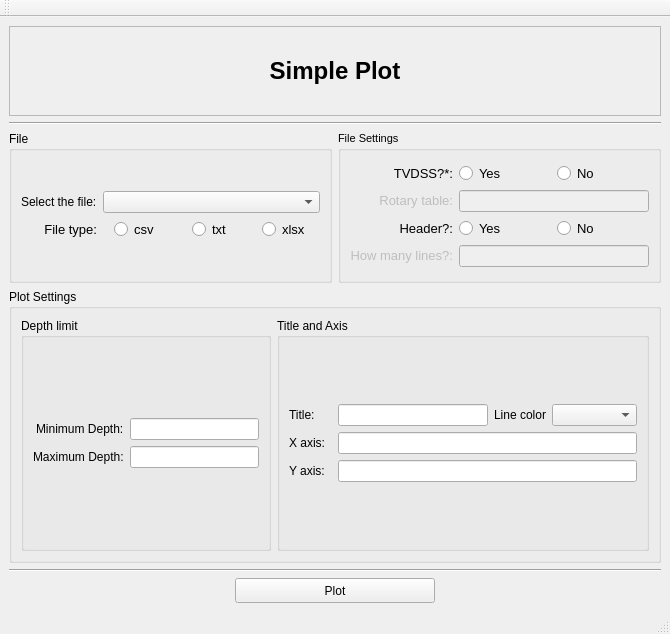
<?xml version="1.0" encoding="UTF-8"?>
<ui version="4.0">
 <class>SimplePlotWindow</class>
 <widget class="QMainWindow" name="SimplePlotWindow">
  <property name="geometry">
   <rect>
    <x>0</x>
    <y>0</y>
    <width>670</width>
    <height>634</height>
   </rect>
  </property>
  <property name="minimumSize">
   <size>
    <width>670</width>
    <height>530</height>
   </size>
  </property>
  <property name="maximumSize">
   <size>
    <width>16777215</width>
    <height>16777215</height>
   </size>
  </property>
  <property name="windowTitle">
   <string>MainWindow</string>
  </property>
  <property name="windowIcon">
   <iconset>
    <normaloff>../icon.ico</normaloff>../icon.ico</iconset>
  </property>
  <widget class="QWidget" name="centralwidget">
   <layout class="QGridLayout" name="gridLayout">
    <item row="0" column="0" colspan="2">
     <widget class="QFrame" name="titleFrame">
      <property name="maximumSize">
       <size>
        <width>16777215</width>
        <height>90</height>
       </size>
      </property>
      <property name="autoFillBackground">
       <bool>false</bool>
      </property>
      <property name="styleSheet">
       <string notr="true"/>
      </property>
      <property name="frameShape">
       <enum>QFrame::StyledPanel</enum>
      </property>
      <property name="frameShadow">
       <enum>QFrame::Raised</enum>
      </property>
      <layout class="QVBoxLayout" name="verticalLayout_6">
       <item>
        <widget class="QLabel" name="label">
         <property name="sizePolicy">
          <sizepolicy hsizetype="Expanding" vsizetype="Expanding">
           <horstretch>0</horstretch>
           <verstretch>0</verstretch>
          </sizepolicy>
         </property>
         <property name="font">
          <font>
           <pointsize>18</pointsize>
           <weight>75</weight>
           <bold>true</bold>
          </font>
         </property>
         <property name="text">
          <string>Simple Plot</string>
         </property>
         <property name="alignment">
          <set>Qt::AlignCenter</set>
         </property>
        </widget>
       </item>
      </layout>
     </widget>
    </item>
    <item row="2" column="0">
     <widget class="QGroupBox" name="selectFileGroupBox">
      <property name="maximumSize">
       <size>
        <width>16777215</width>
        <height>152</height>
       </size>
      </property>
      <property name="title">
       <string>File</string>
      </property>
      <property name="flat">
       <bool>false</bool>
      </property>
      <property name="checkable">
       <bool>false</bool>
      </property>
      <layout class="QVBoxLayout" name="verticalLayout">
       <item>
        <layout class="QGridLayout" name="gridLayout_2">
         <item row="0" column="0">
          <widget class="QLabel" name="label_2">
           <property name="mouseTracking">
            <bool>true</bool>
           </property>
           <property name="styleSheet">
            <string notr="true">QLabel {
	border: None
}</string>
           </property>
           <property name="text">
            <string>&lt;html&gt;&lt;head/&gt;&lt;body&gt;&lt;p align=&quot;right&quot;&gt;&lt;span style=&quot; font-size:10pt;&quot;&gt;Select the file:&lt;/span&gt;&lt;/p&gt;&lt;/body&gt;&lt;/html&gt;</string>
           </property>
          </widget>
         </item>
         <item row="1" column="3" alignment="Qt::AlignHCenter">
          <widget class="QRadioButton" name="xlsxRadioButton">
           <property name="enabled">
            <bool>true</bool>
           </property>
           <property name="font">
            <font>
             <pointsize>10</pointsize>
            </font>
           </property>
           <property name="text">
            <string>xlsx</string>
           </property>
           <attribute name="buttonGroup">
            <string notr="true">fileButtonGroup</string>
           </attribute>
          </widget>
         </item>
         <item row="1" column="0">
          <widget class="QLabel" name="label_3">
           <property name="font">
            <font>
             <pointsize>10</pointsize>
            </font>
           </property>
           <property name="mouseTracking">
            <bool>true</bool>
           </property>
           <property name="styleSheet">
            <string notr="true">QLabel {
	border: None
}</string>
           </property>
           <property name="text">
            <string>&lt;html&gt;&lt;head/&gt;&lt;body&gt;&lt;p align=&quot;right&quot;&gt;File type:&lt;/p&gt;&lt;/body&gt;&lt;/html&gt;</string>
           </property>
          </widget>
         </item>
         <item row="0" column="1" colspan="3">
          <widget class="QComboBox" name="selectFileComboBox"/>
         </item>
         <item row="1" column="2" alignment="Qt::AlignHCenter">
          <widget class="QRadioButton" name="txtRadioButton">
           <property name="font">
            <font>
             <pointsize>10</pointsize>
            </font>
           </property>
           <property name="text">
            <string>txt</string>
           </property>
           <attribute name="buttonGroup">
            <string notr="true">fileButtonGroup</string>
           </attribute>
          </widget>
         </item>
         <item row="1" column="1" alignment="Qt::AlignHCenter">
          <widget class="QRadioButton" name="csvRadioButton">
           <property name="font">
            <font>
             <pointsize>10</pointsize>
            </font>
           </property>
           <property name="text">
            <string>csv</string>
           </property>
           <attribute name="buttonGroup">
            <string notr="true">fileButtonGroup</string>
           </attribute>
          </widget>
         </item>
        </layout>
       </item>
      </layout>
     </widget>
    </item>
    <item row="3" column="0" colspan="2">
     <widget class="QGroupBox" name="groupBox_5">
      <property name="maximumSize">
       <size>
        <width>16777215</width>
        <height>16777215</height>
       </size>
      </property>
      <property name="title">
       <string>Plot Settings</string>
      </property>
      <layout class="QVBoxLayout" name="verticalLayout_5">
       <item>
        <layout class="QHBoxLayout" name="horizontalLayout">
         <item>
          <widget class="QGroupBox" name="groupBox">
           <property name="maximumSize">
            <size>
             <width>250</width>
             <height>16777215</height>
            </size>
           </property>
           <property name="title">
            <string>Depth limit</string>
           </property>
           <property name="flat">
            <bool>true</bool>
           </property>
           <layout class="QVBoxLayout" name="verticalLayout_4">
            <item>
             <layout class="QGridLayout" name="gridLayout_4">
              <item row="0" column="0" alignment="Qt::AlignRight">
               <widget class="QLabel" name="label_6">
                <property name="font">
                 <font>
                  <pointsize>9</pointsize>
                 </font>
                </property>
                <property name="text">
                 <string>Minimum Depth:</string>
                </property>
               </widget>
              </item>
              <item row="0" column="1">
               <widget class="QLineEdit" name="inputProfMin"/>
              </item>
              <item row="1" column="0" alignment="Qt::AlignRight">
               <widget class="QLabel" name="label_7">
                <property name="font">
                 <font>
                  <pointsize>9</pointsize>
                 </font>
                </property>
                <property name="text">
                 <string>Maximum Depth:</string>
                </property>
               </widget>
              </item>
              <item row="1" column="1">
               <widget class="QLineEdit" name="inputProfMax"/>
              </item>
             </layout>
            </item>
           </layout>
          </widget>
         </item>
         <item>
          <widget class="QGroupBox" name="groupBox_2">
           <property name="title">
            <string>Title and Axis</string>
           </property>
           <property name="flat">
            <bool>true</bool>
           </property>
           <layout class="QVBoxLayout" name="verticalLayout_3">
            <item>
             <layout class="QGridLayout" name="gridLayout_5">
              <item row="0" column="2">
               <widget class="QLabel" name="label_12">
                <property name="font">
                 <font>
                  <pointsize>9</pointsize>
                 </font>
                </property>
                <property name="text">
                 <string>Line color</string>
                </property>
               </widget>
              </item>
              <item row="2" column="0">
               <widget class="QLabel" name="label_10">
                <property name="font">
                 <font>
                  <pointsize>9</pointsize>
                 </font>
                </property>
                <property name="text">
                 <string>Y axis:</string>
                </property>
               </widget>
              </item>
              <item row="2" column="1" colspan="4">
               <widget class="QLineEdit" name="inputPlotYAxis"/>
              </item>
              <item row="0" column="0">
               <widget class="QLabel" name="label_8">
                <property name="font">
                 <font>
                  <pointsize>9</pointsize>
                 </font>
                </property>
                <property name="text">
                 <string>Title:</string>
                </property>
               </widget>
              </item>
              <item row="1" column="1" colspan="4">
               <widget class="QLineEdit" name="inputPlotXAxis"/>
              </item>
              <item row="0" column="1">
               <widget class="QLineEdit" name="inputPlotTitle">
                <property name="maximumSize">
                 <size>
                  <width>150</width>
                  <height>16777215</height>
                 </size>
                </property>
               </widget>
              </item>
              <item row="1" column="0">
               <widget class="QLabel" name="label_9">
                <property name="font">
                 <font>
                  <pointsize>9</pointsize>
                 </font>
                </property>
                <property name="text">
                 <string>X axis:</string>
                </property>
               </widget>
              </item>
              <item row="0" column="3" colspan="2">
               <widget class="QComboBox" name="lineColorComboBox"/>
              </item>
             </layout>
            </item>
           </layout>
          </widget>
         </item>
        </layout>
       </item>
      </layout>
     </widget>
    </item>
    <item row="2" column="1">
     <widget class="QGroupBox" name="cotaRadioBtnGroupBox">
      <property name="font">
       <font>
        <pointsize>8</pointsize>
       </font>
      </property>
      <property name="title">
       <string>File Settings</string>
      </property>
      <layout class="QVBoxLayout" name="verticalLayout_2">
       <item>
        <layout class="QGridLayout" name="gridLayout_3">
         <item row="2" column="2">
          <widget class="QRadioButton" name="headerNao">
           <property name="font">
            <font>
             <pointsize>10</pointsize>
            </font>
           </property>
           <property name="text">
            <string>No</string>
           </property>
           <attribute name="buttonGroup">
            <string notr="true">headerButtonGroup</string>
           </attribute>
          </widget>
         </item>
         <item row="3" column="0">
          <widget class="QLabel" name="labelHeaderLines">
           <property name="enabled">
            <bool>false</bool>
           </property>
           <property name="font">
            <font>
             <pointsize>10</pointsize>
            </font>
           </property>
           <property name="mouseTracking">
            <bool>true</bool>
           </property>
           <property name="statusTip">
            <string>Se houver cabeçalho, quantas linhas pular?</string>
           </property>
           <property name="styleSheet">
            <string notr="true">QLabel {
	border: None
}</string>
           </property>
           <property name="text">
            <string>&lt;html&gt;&lt;head/&gt;&lt;body&gt;&lt;p align=&quot;right&quot;&gt;How many lines?:&lt;/p&gt;&lt;/body&gt;&lt;/html&gt;</string>
           </property>
          </widget>
         </item>
         <item row="3" column="1" colspan="2">
          <widget class="QLineEdit" name="inputHeaderLines">
           <property name="enabled">
            <bool>false</bool>
           </property>
          </widget>
         </item>
         <item row="0" column="1">
          <widget class="QRadioButton" name="cotaProfSim">
           <property name="font">
            <font>
             <pointsize>10</pointsize>
            </font>
           </property>
           <property name="text">
            <string>Yes</string>
           </property>
           <attribute name="buttonGroup">
            <string notr="true">cotaButtonGroup</string>
           </attribute>
          </widget>
         </item>
         <item row="0" column="2">
          <widget class="QRadioButton" name="cotaProfNao">
           <property name="font">
            <font>
             <pointsize>10</pointsize>
            </font>
           </property>
           <property name="text">
            <string>No</string>
           </property>
           <attribute name="buttonGroup">
            <string notr="true">cotaButtonGroup</string>
           </attribute>
          </widget>
         </item>
         <item row="0" column="0">
          <widget class="QLabel" name="label_4">
           <property name="font">
            <font>
             <pointsize>10</pointsize>
            </font>
           </property>
           <property name="mouseTracking">
            <bool>true</bool>
           </property>
           <property name="statusTip">
            <string>Profundidade em cota é igual a mesa rotativa menos a profundidade medida.</string>
           </property>
           <property name="styleSheet">
            <string notr="true">QLabel {
	border: None
}</string>
           </property>
           <property name="text">
            <string>&lt;html&gt;&lt;head/&gt;&lt;body&gt;&lt;p align=&quot;right&quot;&gt;TVDSS?*:&lt;/p&gt;&lt;/body&gt;&lt;/html&gt;</string>
           </property>
          </widget>
         </item>
         <item row="1" column="0">
          <widget class="QLabel" name="labelMesaRotativa">
           <property name="enabled">
            <bool>false</bool>
           </property>
           <property name="font">
            <font>
             <pointsize>10</pointsize>
            </font>
           </property>
           <property name="mouseTracking">
            <bool>true</bool>
           </property>
           <property name="statusTip">
            <string>Mesa rotativa é a altura da plataforma até a superfície do mar/superfície terrestre.</string>
           </property>
           <property name="styleSheet">
            <string notr="true">QLabel {
	border: None
}</string>
           </property>
           <property name="text">
            <string>&lt;html&gt;&lt;head/&gt;&lt;body&gt;&lt;p align=&quot;right&quot;&gt;Rotary table:&lt;/p&gt;&lt;/body&gt;&lt;/html&gt;</string>
           </property>
          </widget>
         </item>
         <item row="1" column="1" colspan="2">
          <widget class="QLineEdit" name="inputMesaRotativa">
           <property name="enabled">
            <bool>false</bool>
           </property>
          </widget>
         </item>
         <item row="2" column="1">
          <widget class="QRadioButton" name="headerSim">
           <property name="font">
            <font>
             <pointsize>10</pointsize>
            </font>
           </property>
           <property name="text">
            <string>Yes</string>
           </property>
           <attribute name="buttonGroup">
            <string notr="true">headerButtonGroup</string>
           </attribute>
          </widget>
         </item>
         <item row="2" column="0">
          <widget class="QLabel" name="label_5">
           <property name="font">
            <font>
             <pointsize>10</pointsize>
            </font>
           </property>
           <property name="mouseTracking">
            <bool>true</bool>
           </property>
           <property name="statusTip">
            <string>Se o arquivo possui cabeçalho. Comum em arquivos las e csv.</string>
           </property>
           <property name="styleSheet">
            <string notr="true">QLabel {
	border: None
}</string>
           </property>
           <property name="text">
            <string>&lt;html&gt;&lt;head/&gt;&lt;body&gt;&lt;p align=&quot;right&quot;&gt;Header?:&lt;/p&gt;&lt;/body&gt;&lt;/html&gt;</string>
           </property>
          </widget>
         </item>
        </layout>
       </item>
      </layout>
     </widget>
    </item>
    <item row="6" column="0" colspan="2" alignment="Qt::AlignHCenter">
     <widget class="QPushButton" name="simplePlotBtn">
      <property name="sizePolicy">
       <sizepolicy hsizetype="Expanding" vsizetype="Fixed">
        <horstretch>0</horstretch>
        <verstretch>0</verstretch>
       </sizepolicy>
      </property>
      <property name="minimumSize">
       <size>
        <width>200</width>
        <height>25</height>
       </size>
      </property>
      <property name="maximumSize">
       <size>
        <width>16777215</width>
        <height>16777215</height>
       </size>
      </property>
      <property name="text">
       <string>Plot</string>
      </property>
     </widget>
    </item>
    <item row="1" column="0" colspan="2">
     <widget class="Line" name="line">
      <property name="orientation">
       <enum>Qt::Horizontal</enum>
      </property>
     </widget>
    </item>
    <item row="5" column="0" colspan="2">
     <widget class="Line" name="line_2">
      <property name="orientation">
       <enum>Qt::Horizontal</enum>
      </property>
     </widget>
    </item>
   </layout>
  </widget>
  <widget class="QStatusBar" name="statusbar"/>
  <widget class="QToolBar" name="toolBar">
   <property name="windowTitle">
    <string>toolBar</string>
   </property>
   <attribute name="toolBarArea">
    <enum>TopToolBarArea</enum>
   </attribute>
   <attribute name="toolBarBreak">
    <bool>false</bool>
   </attribute>
  </widget>
 </widget>
 <tabstops>
  <tabstop>selectFileComboBox</tabstop>
  <tabstop>csvRadioButton</tabstop>
  <tabstop>txtRadioButton</tabstop>
  <tabstop>xlsxRadioButton</tabstop>
  <tabstop>cotaProfSim</tabstop>
  <tabstop>cotaProfNao</tabstop>
  <tabstop>inputMesaRotativa</tabstop>
  <tabstop>headerSim</tabstop>
  <tabstop>headerNao</tabstop>
  <tabstop>inputHeaderLines</tabstop>
  <tabstop>inputProfMin</tabstop>
  <tabstop>inputProfMax</tabstop>
  <tabstop>inputPlotTitle</tabstop>
  <tabstop>lineColorComboBox</tabstop>
  <tabstop>inputPlotXAxis</tabstop>
  <tabstop>inputPlotYAxis</tabstop>
  <tabstop>simplePlotBtn</tabstop>
 </tabstops>
 <resources/>
 <connections/>
 <buttongroups>
  <buttongroup name="headerButtonGroup"/>
  <buttongroup name="fileButtonGroup"/>
  <buttongroup name="cotaButtonGroup"/>
 </buttongroups>
</ui>
